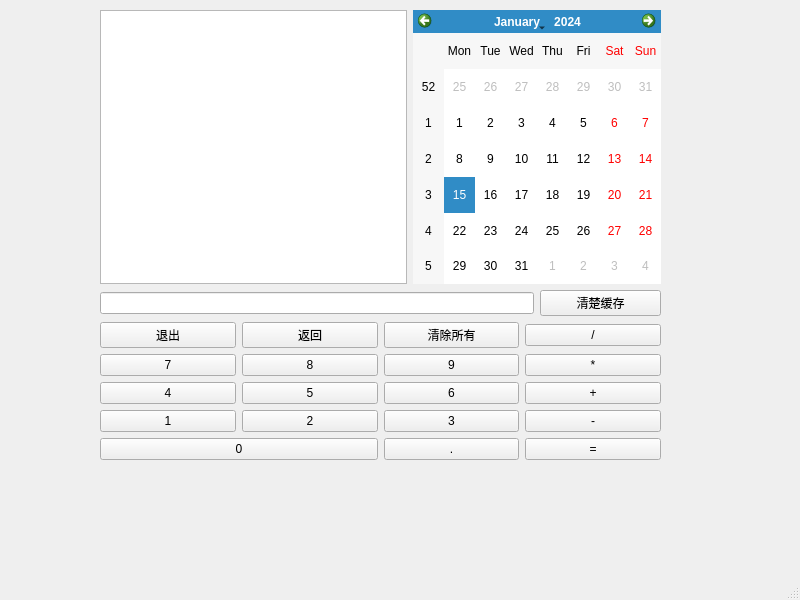
<?xml version="1.0" encoding="UTF-8"?>
<ui version="4.0">
 <class>MainWindow</class>
 <widget class="QMainWindow" name="MainWindow">
  <property name="geometry">
   <rect>
    <x>0</x>
    <y>0</y>
    <width>800</width>
    <height>600</height>
   </rect>
  </property>
  <property name="windowTitle">
   <string>MainWindow</string>
  </property>
  <widget class="QWidget" name="centralwidget">
   <widget class="QWidget" name="layoutWidget">
    <property name="geometry">
     <rect>
      <x>100</x>
      <y>10</y>
      <width>561</width>
      <height>450</height>
     </rect>
    </property>
    <layout class="QGridLayout" name="gridLayout_2">
     <item row="0" column="1" colspan="2">
      <widget class="QCalendarWidget" name="calendarWidget"/>
     </item>
     <item row="1" column="0" colspan="2">
      <widget class="QLineEdit" name="lineEdit"/>
     </item>
     <item row="1" column="2">
      <widget class="QPushButton" name="pushButton_20">
       <property name="text">
        <string>清楚缓存</string>
       </property>
      </widget>
     </item>
     <item row="2" column="0" colspan="3">
      <layout class="QGridLayout" name="gridLayout">
       <item row="0" column="0">
        <widget class="QPushButton" name="pushButton">
         <property name="text">
          <string>退出</string>
         </property>
        </widget>
       </item>
       <item row="0" column="1">
        <widget class="QPushButton" name="pushButton_3">
         <property name="text">
          <string>返回</string>
         </property>
        </widget>
       </item>
       <item row="0" column="2">
        <widget class="QPushButton" name="pushButton_2">
         <property name="text">
          <string>清除所有</string>
         </property>
        </widget>
       </item>
       <item row="0" column="3">
        <widget class="QPushButton" name="pushButton_15">
         <property name="text">
          <string>/</string>
         </property>
        </widget>
       </item>
       <item row="1" column="0">
        <widget class="QPushButton" name="pushButton_7">
         <property name="text">
          <string>7</string>
         </property>
        </widget>
       </item>
       <item row="1" column="1">
        <widget class="QPushButton" name="pushButton_6">
         <property name="text">
          <string>8</string>
         </property>
        </widget>
       </item>
       <item row="1" column="2">
        <widget class="QPushButton" name="pushButton_5">
         <property name="text">
          <string>9</string>
         </property>
        </widget>
       </item>
       <item row="1" column="3">
        <widget class="QPushButton" name="pushButton_19">
         <property name="text">
          <string>*</string>
         </property>
        </widget>
       </item>
       <item row="2" column="0">
        <widget class="QPushButton" name="pushButton_10">
         <property name="text">
          <string>4</string>
         </property>
        </widget>
       </item>
       <item row="2" column="1">
        <widget class="QPushButton" name="pushButton_9">
         <property name="text">
          <string>5</string>
         </property>
        </widget>
       </item>
       <item row="2" column="2">
        <widget class="QPushButton" name="pushButton_8">
         <property name="text">
          <string>6</string>
         </property>
        </widget>
       </item>
       <item row="2" column="3">
        <widget class="QPushButton" name="pushButton_18">
         <property name="text">
          <string>+</string>
         </property>
        </widget>
       </item>
       <item row="3" column="0">
        <widget class="QPushButton" name="pushButton_13">
         <property name="text">
          <string>1</string>
         </property>
        </widget>
       </item>
       <item row="3" column="1">
        <widget class="QPushButton" name="pushButton_12">
         <property name="text">
          <string>2</string>
         </property>
        </widget>
       </item>
       <item row="3" column="2">
        <widget class="QPushButton" name="pushButton_11">
         <property name="text">
          <string>3</string>
         </property>
        </widget>
       </item>
       <item row="3" column="3">
        <widget class="QPushButton" name="pushButton_17">
         <property name="text">
          <string>-</string>
         </property>
        </widget>
       </item>
       <item row="4" column="0" colspan="2">
        <widget class="QPushButton" name="pushButton_4">
         <property name="text">
          <string>0</string>
         </property>
        </widget>
       </item>
       <item row="4" column="2">
        <widget class="QPushButton" name="pushButton_14">
         <property name="text">
          <string>.</string>
         </property>
        </widget>
       </item>
       <item row="4" column="3">
        <widget class="QPushButton" name="pushButton_16">
         <property name="text">
          <string>=</string>
         </property>
        </widget>
       </item>
      </layout>
     </item>
     <item row="0" column="0">
      <widget class="QTextBrowser" name="textBrowser"/>
     </item>
    </layout>
   </widget>
  </widget>
  <widget class="QMenuBar" name="menubar">
   <property name="geometry">
    <rect>
     <x>0</x>
     <y>0</y>
     <width>800</width>
     <height>26</height>
    </rect>
   </property>
  </widget>
  <widget class="QStatusBar" name="statusbar"/>
 </widget>
 <resources/>
 <connections/>
</ui>
